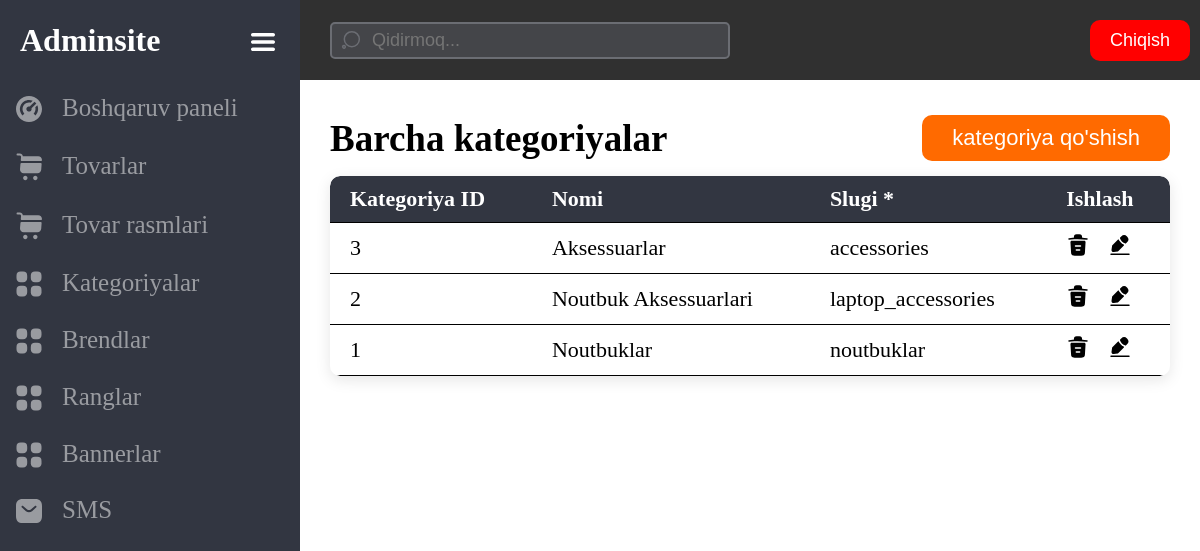
Page /master/categories/ (signed in) on the committed database.
### common/models.py (models this page shows, shortened)
class Category(models.Model):
    title = models.CharField(verbose_name='Kategoriya nomi', max_length=255)
    slug = models.SlugField(verbose_name='Slugi *')

### master/views.py (the view)
# urls.py: path('categories/', views.CategoryListView.as_view(), name='categories'),
@method_decorator(staff_member_required, name='dispatch')
class CategoryListView(ListView):
    model = Category
    ordering = ['-id']
    paginate_by = 26
    context_object_name = 'categories'
    template_name = 'master/categories.html'
    def get_queryset(self):
        queryset = super(CategoryListView, self).get_queryset()
        q = self.request.GET.get('q', None)
        if q:
            queryset = Category.objects.filter(title__icontains=q)
        return queryset

### cart/context_pro.py (called while the page is built)
def cart_context(request):
    cart = get_user_cart(request)
    context = {
        'cart': cart
    }
    return context

### cart/views.py (called while the page is built)
def get_user_cart(request):
    try:
        cart = Cart.objects.prefetch_related('products').get(
            id=request.session['user_cart_id'])
    except:
        cart = Cart.objects.prefetch_related(
            'products').create(total_quantity=0, total_cost=0)
        request.session['user_cart_id'] = cart.id
    return cart

### templates/master/categories.html (shortened to what this page needs)
{% extends 'master/base.html' %}
{% load static %}
{% block content %}
<div class="contetn-body-head">
    <div class="contetn-body-title w-auto">
        <p>
            <b>Barcha kategoriyalar</b>
        </p>
    </div>
    <div class="contetn-body-action w-auto">
        <a href="{% url 'master:create-category' %}">
            <button>kategoriya qo'shish</button>
        </a>
    </div>
</div>
<div class="table-group">
    <table class="table">
        <thead>
            <tr>
                <th>Kategoriya ID</th>
                <th>Nomi</th>
                <th>Slugi *</th>
                <th>Ishlash</th>
            </tr>
        </thead>
        <tbody>
            {% for category in categories %}
            <tr>
                <td>
                    <p>{{ category.id }}</p>
                </td>
                <td>
                    <a>{{ category.title }}</a>
                </td>
                <td>
                    <a>
                        {{ category.slug }}
                    </a>
                </td>
                <td>
                    <div class="action">
                        <div>
                            <a href="{% url 'master:delete-category' category.id %}">
                                <img src="{% static 'images/delete.svg' %}">
                            </a>
                        </div>
                        <div>
                            <a href="{% url 'master:update-category' category.id %}">
                                <img src="{% static 'images/edit.svg' %}">
                            </a>
                        </div>
                    </div>
                </td>
            </tr>
            {% endfor %}
        </tbody>
    </table>
</div>
<br>
<br>
<div>
    <br>
    <br>
    <br>
</div>
{% endblock %}

### templates/master/base.html (shortened to what this page needs)
{% load static %}
<!DOCTYPE html>
<html lang="en">
<head>
    <link rel="stylesheet" href="{% static 'css/index.css' %}">
</head>
<body>
    <div class="whole full fxd">
        <div class="navbar">
            <div class="menu-head head">
                <div class="w-auto adminsite-text">
                    <h1>Adminsite</h1>
                </div>
                <div  class="w-auto">
                    <a style="display:inline-block; transform: translateY(4px); padding: 5px;"
                        onclick="navbarMenu()">
                    </a>
                </div>
            </div>
            <div class="menu-body">
                <ul>
                    <li>
                        <a href="{% url 'master:dashboard' %}">
                            <span>
                            </span>
                            <span>
                                Boshqaruv paneli
                            </span>
                        </a>
                    </li>
                    <li>
                        <a href="{% url 'master:products' %}">
                            <span>
                            </span>
                            <span>
                                Tovarlar
                            </span>
                        </a>
                    </li>
                    <li>
                        <a href="{% url 'master:product-images' %}">
                            <span>
                            </span>
                            <span>
                                Tovar rasmlari
                            </span>
                        </a>
                    </li>
                    <li>
                        <a href="{% url 'master:categories' %}">
                            <span>
                            </span>
                            <span>
                                Kategoriyalar
                            </span>
                        </a>
                    </li>
                    <li>
                        <a href="{% url 'master:brands' %}">
                            <span>
                            </span>
                            <span>
                                Brendlar
                            </span>
                        </a>
                    </li>
                    <li>
                        <a href="{% url 'master:colors' %}">
                            <span>
                            </span>
                            <span>
                                Ranglar
                            </span>
                        </a>
                    </li>
                    <li>
                        <a href="{% url 'master:banner' %}">
                            <span>
                            </span>
                            <span>
                                Bannerlar
                            </span>
                        </a>
                    </li>
                    <li>
                        <a href="{% url 'master:messages' %}">
                            <span>
                            </span>
                            <span>
                                SMS
                            </span>
                        </a>
                    </li>
                </ul>
            </div>
        </div>
        <div class="content">
            <div class="content-head head">
                <form method="get" class="search w-auto">
                    <div class="w-auto search-icon">
                    </div>
                    <div class="w-auto search-input">
                        <input name="q" placeholder="Qidirmoq...">
                    </div>
                </form>
                <div style="text-align: right;">
                    <a href="{% url 'admin:logout' %}">
                        <button style="background-color: #ff0000;padding: 10px 20px;color: #fff;border: none;border-radius: 10px;font-size: 18px;">Chiqish</button>
                    </a>
                </div>
            </div>
            <div class="content-body">
                {% block content %}
                {% endblock content %}
            </div>
        </div>
    </div>
</body>
</html>

### staticfiles/css/index.css (style rules this page uses)
html { scroll-behavior: smooth; }
* { box-sizing: border-box; margin: 0; padding: 0; }
body, header, main, footer, section, div { width: 100%; height: auto; }
button, input, select { outline: none; cursor: pointer; }
a { cursor: pointer; text-decoration: none; color: inherit; }
ul, li { margin: 0; padding: 0; list-style: none; }
body { font-family: 'calibri'; }
table { width: 100%; }
th { text-align: left; }
:root { --dark: #323641; --darken: #303030; }
.fxd { position: fixed; }
.full { width: 100%; height: 100%; overflow: hidden; }
.w-auto { width: auto; }
.whole { display: flex; flex-direction: row; flex-wrap: nowrap; }
.navbar, .content { height: 100%; }
.navbar { width: 300px; background-color:var(--dark); transition: width 0.4s ease-in-out; overflow: hidden; overflow-y: scroll; }
.content { width: calc(100% - 300px); transition: width 0.4s ease-in-out; }
.head { width: 100%; height: 80px; }
.menu-head { display: flex; align-items: center; justify-content: space-between; padding: 0px 20px; color: #fff; }
.adminsite-text { transition: all 0.4s ease-in-out; }
.content-head { background-color: var(--darken); display: flex; align-items: center; padding: 0px 10px; }
.search { display: flex; }
.search-input input { background: #444549; border: 2px solid #6B6D73; border-radius: 5px; height: 37px; color: #fff; font-size: 18px; width: 400px; padding-left: 40px; }
.search-icon { z-index: 1; transform: translateX(31px) translateY(8px); }
.content-body, .menu-body { width: 100%; height: calc(100% - 80px); }
.content-body { padding: 20px 30px; overflow: hidden; overflow-y: scroll; }
.menu-body ul li { opacity: 0.5; border-radius: 15px; }
.menu-body ul li a { display: inline-block; width: 100%; padding: 16px 15px 11px 16px; display: flex; flex-direction: row; flex-wrap: nowrap; overflow: hidden; align-items: center; color: #fff; }
.menu-body ul li a span:nth-child(2) { font-size: 25px; margin-left: 20px; transform: translateY(-3px); white-space: nowrap; }
.table-group { border-radius: 10px; overflow-x: scroll; box-shadow: 0px 4px 15px rgba(0, 0, 0, 0.1); }
.table { border-collapse: collapse; border-radius: 10px; overflow: hidden; white-space: nowrap; }
.table tr { border-bottom: 1px solid black; }
.table td, .table th { padding: 10px 20px; font-size: 22px; }
.table td a img { width: 50px; }
.table thead tr { background-color: var(--dark); color: #fff; }
.action { display: flex; align-items: center; }
.action a img { width: auto !important; }
.contetn-body-head { padding: 15px 0px; display: flex; justify-content: space-between; align-items: center; }
.contetn-body-title { font-size: 37px; }
.contetn-body-action a button { background-color: #FF6A00; padding: 10px 30px; color: #fff; border: none; border-radius: 10px; font-size: 22px; }

### rows in the picture
Category: id "3", title "Aksessuarlar", slug "accessories"
Category: id "2", title "Noutbuk Aksessuarlari", slug "laptop_accessories"
Category: id "1", title "Noutbuklar", slug "noutbuklar"
